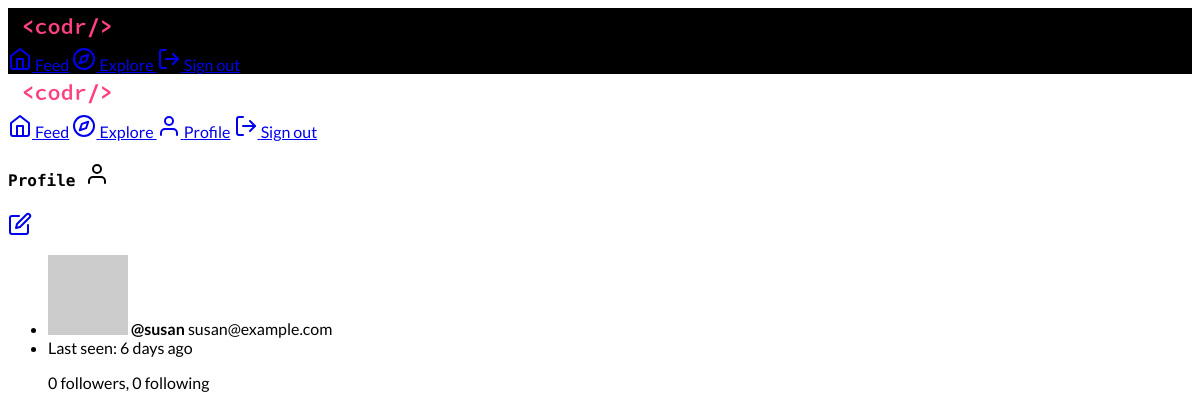
/user/susan (signed in), run on an earlier commit of the app's database.
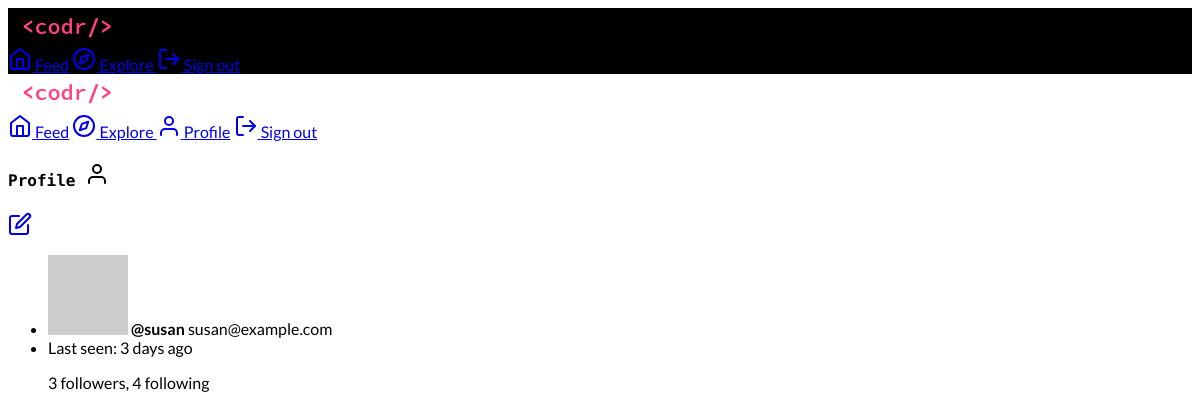
And on a later commit of the database.
### app/models.py (models this page shows, shortened)
class User(UserMixin, db.Model):
    id = db.Column(db.Integer, primary_key=True)
    username = db.Column(db.String(64), index=True, unique=True)
    email = db.Column(db.String(120), index=True, unique=True)
    password_hash = db.Column(db.String(128))
    bio = db.Column(db.String(280), default="")
    active = db.Column(db.Boolean, default=False)
    last_seen = db.Column(db.DateTime, default=datetime.utcnow)
    posts = db.relationship("Post", backref="author", lazy="dynamic")
    followed = db.relationship(
        "User",
        secondary=followers,
        primaryjoin=(followers.c.follower_id == id),
        secondaryjoin=(followers.c.followed_id == id),
        backref=db.backref("followers", lazy="dynamic"),
        lazy="dynamic",
    )
    def avatar(self, size):
        digest = md5(self.email.lower().encode("utf8")).hexdigest()
        return "https://www.gravatar.com/avatar/{}?d=identicon&s={}".format(
            digest, size
        )

### app/main/routes.py (the view)
@blueprint.route("/user/<username>")
@login_required
def user(username):
    user = User.query.filter_by(username=username).first_or_404()
    return render_template("profile.html", user=user)

### app/main/routes.py (called while the page is built)
@blueprint.before_request
def before_request():
    if current_user.is_authenticated:
        current_user.last_seen = datetime.utcnow()
        db.session.commit()
        g.locale = str(get_locale())

### app/models.py (called while the page is built)
@login.user_loader
def load_user(id):
    return User.query.get(int(id))

### app/templates/profile.html (shortened to what this page needs)
{% extends "base.html" %}
{% block content %}
<div class="mdl-grid">
    <div class="mdl-cell mdl-cell--4-col mdl-cell--4-offset mdl-cell--12-col-tablet mdl-cell--12-col-phone">
        <h4>Profile <i data-feather="user"></i></h4>
        <div class="mdl-card mdl-shadow--2dp">
            {% if user == current_user %}
            <div class="mdl-card__menu">
                <a href="{{ url_for('main.edit_profile') }}"
                    class="mdl-button mdl-button--icon mdl-js-button mdl-js-ripple-effect">
                    <i data-feather="edit"></i>
                </a>
            </div>
            {% endif %}
            <div class="mdl-card__supporting-text">
                <ul class="demo-list-three mdl-list">
                    <li class="mdl-list__item mdl-list__item--three-line">
                        <div class="mdl-list__item-primary-content">
                            <img src="{{ user.avatar(42) }}" class="material-icons mdl-list__item-avatar" />
                            <b>@{{ user.username }}</b>
                            <span class="mdl-list__item-text-body">
                                {{ user.email }}
                            </span>
                        </div>
                    </li>
                    <li class="mdl-list__item mdl-list__item--three-line">
                        <div class="mdl-list__item-primary-content">
                            <span class="mdl-list__item-text-body">
                                Last seen: {{ moment(user.last_seen).fromNow() }}
                            </span>
                            <p class="mdl-list__item-text-body">{{ user.followers.count() }} followers,
                                {{ user.followed.count() }} following</p>
                        </div>
                    </li>
                </ul>
            </div>
        </div>
    </div>
</div>
{% endblock %}

What changed in the data, as far as the page shows it:
changed User "susan": last_seen "6 days ago" → "3 days ago"
Also different on the page:
{{ user.followers.count() }}: "0" → "3"
{{ user.followed.count() }}: "0" → "4"
